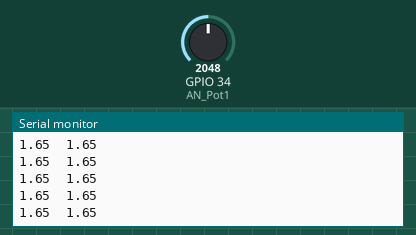
Bench run of a sketch on a simulated ESP32. Parts: the last lines printed to the serial monitor. The test bench sets the inputs (shaded band); at power-on: GPIO 34 (AN_Pot1) = 2048.

Above: at 1.2 s.
1.3 s: GPIO 34 (AN_Pot1) set to 2866
At 1.31 s:
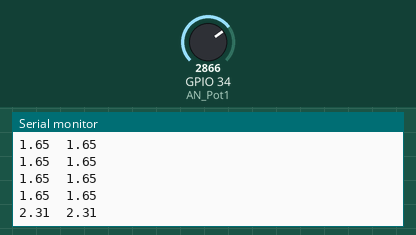
2.8 s: GPIO 34 (AN_Pot1) set to 3603
At 2.81 s:
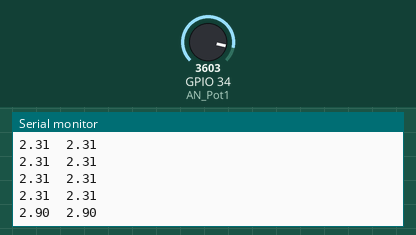
Timing chart, 0 to 5.8 s (numbered marks = the images above; inputs shaded):
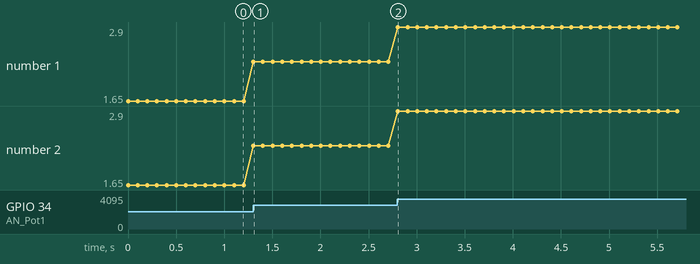

The sketch:

Calibration.ino
```cpp
/*
* LAB: 10
* Name: ESP32 ADC Calibration
* Author: Khaled Magdy
* For More Info Visit: www.DeepBlueMbedded.com
*/

#include "esp_adc_cal.h"

#define AN_Pot1 34

int AN_Pot1_Result = 1.6;
float Voltage = 1.56;

void setup()
{
  Serial.begin(115200);
}

void loop()
{
  AN_Pot1_Result = analogRead(AN_Pot1);
  Voltage = readADC_Cal(AN_Pot1_Result);
  Serial.print(Voltage/1000.0); // Print Voltage (in V)
  Serial.print("\t");
  Serial.println(AN_Pot1_Result * 0.0008056640625); // Print Voltage (in V)

  //Serial.println(Voltage);      // Print Voltage (in mV)
  delay(100);
}

uint32_t readADC_Cal(int ADC_Raw)
{
  esp_adc_cal_characteristics_t adc_chars;

  esp_adc_cal_characterize(ADC_UNIT_1, ADC_ATTEN_DB_11, ADC_WIDTH_BIT_12, 1100, &adc_chars);
  return(esp_adc_cal_raw_to_voltage(ADC_Raw, &adc_chars));
}
```

Measured:
- after the input at 1.3 s, the serial monitor: prints a new line at once (image 1)
- after the input at 2.8 s, the serial monitor: prints a new line at once (image 2)
- plotted number 1: 1.65 → 2.31 after the input at 1.3 s, 2.31 → 2.9 after the input at 2.8 s
- plotted number 2: 1.65 → 2.31 after the input at 1.3 s, 2.31 → 2.9 after the input at 2.8 s
